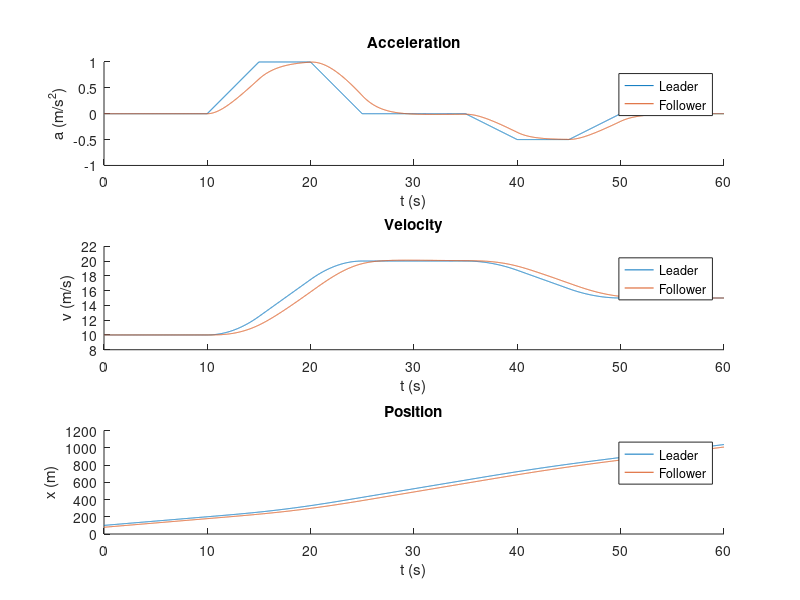
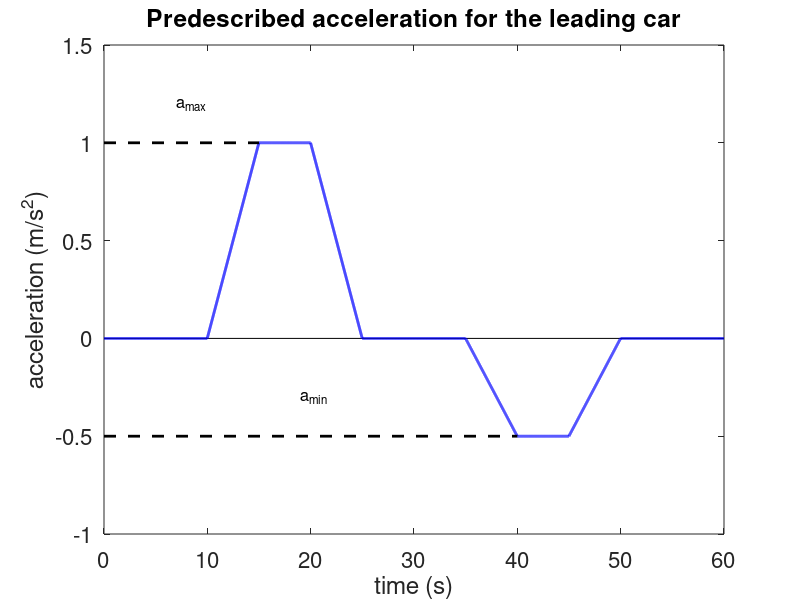

Source code (MATLAB) for these figures, in order:
% https://arxiv.org/pdf/0912.3613.pdf
dt = 0.01;
t_start = 0;
t_end = 60;

t = t_start:dt:t_end;

%% Simulation 1
% a_l = zeros(1,length(t));

%% Simulation 2
% for i = 1:length(t)
%     if i*dt <= 10
%         a_l(i) = 0;
%     elseif i*dt > 10 && i*dt <= 30
%         a_l(i) = 1;
%     elseif i*dt > 30 && i*dt <= 60
%         a_l(i) = 0;
%     elseif i*dt > 60 && i*dt <= 65
%         a_l(i) = 1.25;
%     elseif i*dt > 65 && i*dt <= 77
%         a_l(i) = 0;
%     elseif i*dt > 77 && i*dt <= 80
%         a_l(i) = -1.5;
%     elseif i*dt > 80 && i*dt <= 90
%         a_l(i) = 0;
%     elseif i*dt > 90 && i*dt <= 92
%         a_l(i) = -1;
%     elseif i*dt > 92 && i*dt <= 120
%         a_l(i) = 0;
%     elseif i*dt > 120 && i*dt <= 123
%         a_l(i) = -0.75;
%     elseif i*dt > 123 && i*dt <= 130
%         a_l(i) = 0;
%     elseif i*dt > 130 && i*dt <= 140
%         a_l(i) = 1;
%     elseif i*dt > 140
%         a_l(i) = 0;
%     end
% end

%% Simulation 3
a_max = 1;
a_min = -0.5;

for i = 1:length(t)
    if i*dt <= 10
        a_l(i) = 0;
    elseif i*dt > 10 && i*dt <= 15
        a_l(i) = (i*dt - 10)/5*a_max;
    elseif i*dt > 15 && i*dt <= 20
        a_l(i) = a_max;
    elseif i*dt > 20 && i*dt <= 25
        a_l(i) = a_max-(i*dt - 20)/5*a_max;
    elseif i*dt > 25 && i*dt <= 35
        a_l(i) = 0;
    elseif i*dt > 35 && i*dt <= 40
        a_l(i) = (i*dt - 35)/5*a_min;;
    elseif i*dt > 40 && i*dt <= 45
        a_l(i) = a_min;
    elseif i*dt > 45 && i*dt <= 50
        a_l(i) = a_min-(i*dt - 45)/5*a_min;;
    elseif i*dt > 50
        a_l(i) = 0;
    end
end


v_l = 10;
x_l = 100;
for i = 2:length(t)
    v_l(i) = v_l(i-1)+a_l(i-1)*dt;
    x_l(i) = x_l(i-1)+v_l(i-1)*dt+0.5*a_l(i-1)*dt^2;
end


%% Model parameters car
v_0 = 120; %m/s     desired speed
T = 1.5; %s         time headway
s_0 = 2.0; %m       minimum gap
a = 2.0; %m/s^2     acceleration
b = 2.0; %m/s^2     deceleration
delta = 4; %        acceleration exponent
l_avg = 4.8; %m     average car length


x_f(1) = 78.2;
v_f(1) = 10;
a_f(1) = 0;

for time = t(2:end)
    i = round(time*(1/dt)+1);
    
    s_star = s_0 + v_f(i-1)*T + ((v_f(i-1)*(v_f(i-1)-v_l(i-1))))/(2*sqrt(a*b));
    s = x_l(i-1)-x_f(i-1)-l_avg;
    
    a_f(i) = a*(1-((v_f(i-1)/v_0))^delta-(s_star/s)^2);
    v_f(i) = v_f(i-1)+a_f(i-1)*dt;
    x_f(i) = x_f(i-1)+v_f(i-1)*dt+0.5*a_f(i-1)*dt^2;
end

% small fix for the beginning

%% Plot the results
figure(1)
subplot(3,1,1)
hold on
plot(t,a_l)
plot(t,a_f)
title('Acceleration')
ylabel('a (m/s^2)')
xlabel('t (s)')
legend('Leader','Follower')
subplot(3,1,2)
hold on
plot(t,v_l)
plot(t,v_f)
title('Velocity')
ylabel('v (m/s)')
xlabel('t (s)')
legend('Leader','Follower')
subplot(3,1,3)
hold on
plot(t,x_l)
plot(t,x_f)
title('Position')
ylabel('x (m)')
xlabel('t (s)')
legend('Leader','Follower')
% 
% figure(2)
% plot(t,x_l-x_f-l_avg)
% title('Bumper-bumper distance')
% xlabel('t (s)')
% ylabel('distance (m)')
%%
figure(3)
plot([0 60],[0 0], 'k')

hold on
plot(t,a_l,'b','LineWidth',2)
plot([0,15],[a_max, a_max], 'k--','LineWidth',2)
plot([0,40],[a_min, a_min], 'k--','LineWidth',2)

axis([0,60,a_min-0.5,a_max+0.5])
text(7.0,1.2,'a_{max}','FontSize',12)
text(19,-0.3,'a_{min}','FontSize',12)
xlabel('time (s)')
ylabel('acceleration (m/s^2)')
title('Predescribed acceleration for the leading car','FontSize',20)
set(gca,'fontsize',16)
%%
model.variables = {'x','v','a'};
model.data(1,:) = x_l;
model.data(2,:) = v_l;
model.data(3,:) = a_l;
model.time = t;

implementation.variables = {'x','v','a'};
implementation.data(1,:) = x_f;
implementation.data(2,:) = v_f;
implementation.data(3,:) = a_f;
implementation.time = t;

handles.matlab.model = model;
handles.matlab.implementation = implementation;